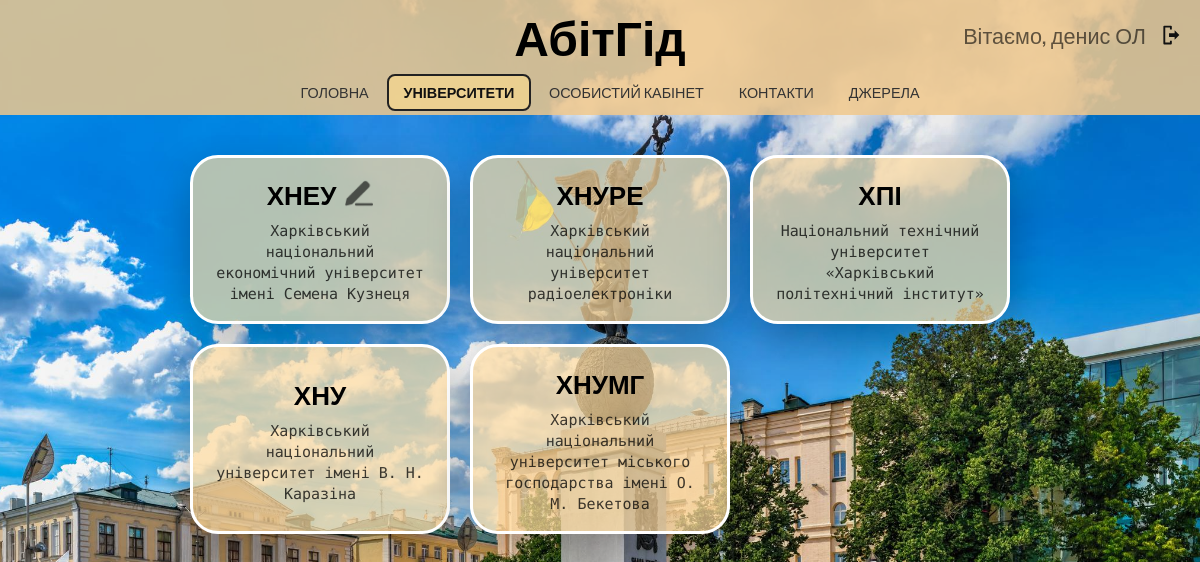
/universities/ (signed in), run on the app's committed database.
### main/models.py (models this page shows, shortened)
class Profile(models.Model):
    ROLE_CHOICES = [
        ('applicant', 'Абітурієнт'),
        ('parent', 'Батьки'),
        ('university_rep', 'Представник ЗВО'),
    ]
    user = models.OneToOneField(User, on_delete=models.CASCADE)
    role = models.CharField(max_length=30, choices=ROLE_CHOICES)
    full_name = models.CharField(max_length=255, unique=True, null=True, blank=True)
    id_number = models.CharField(max_length=12, blank=True, null=True)
    id_prefix = models.CharField(max_length=10, blank=True, null=True)
    university_slug = models.CharField(max_length=50, blank=True, null=True)
    is_registered = models.BooleanField(default=False)

class UniversityInfo(models.Model):
    slug = models.CharField(max_length=50, unique=True)
    abbr = models.CharField(max_length=20)
    full_name = models.CharField(max_length=300)
    photo_url = models.URLField(blank=True, null=True)
    has_programs = models.BooleanField(default=False)  # ← додай це

### main/views.py (the view)
    def wrapper(request, *args, **kwargs):
        if not request.user.is_authenticated:
            messages.error(request, "Авторизуйтесь!")
            return redirect('home')
        return view_func(request, *args, **kwargs)

### main/context_processors.py (called while the page is built)
def profile_processor(request):
    if request.user.is_authenticated:
        profile = Profile.objects.filter(user=request.user).first()
    else:
        profile = None
    return {
        "profile": profile
    }

### main/views.py (called while the page is built)
def login_required_with_message(view_func):
    def wrapper(request, *args, **kwargs):
        if not request.user.is_authenticated:
            messages.error(request, "Авторизуйтесь!")
            return redirect('home')
        return view_func(request, *args, **kwargs)
    return wrapper

@login_required_with_message
def universities(request):
    unis_list = UniversityInfo.objects.all().order_by('id')
    profile = Profile.objects.filter(user=request.user).first()
    return render(request, 'main/universities.html', {
        'unis_list': unis_list,
        'uni_count': UniversityInfo.objects.count(),
        'profile': profile,
    })

### main/templates/main/universities.html (shortened to what this page needs)
{% extends 'main/base.html' %}
{% load static %}
{% block content %}
<main class="content">
  <div class="uni-wrapper">
    <div class="uni-grid">
      {% for uni in unis_list %}
        <div class="uni-card" onclick="window.location.href='{% url 'university_detail' uni.slug %}'">
          <div class="uni-abbr">
            {{ uni.abbr }}
            {% if profile.role == 'university_rep' and profile.university_slug == uni.slug %}
              <a href="{% url 'university_edit_name' uni.slug %}" class="edit-pencil"
                 onclick="event.stopPropagation();">
                <img src="{% static 'main/images/edit_icon.png' %}" alt="edit" width="29" height="29">
              </a>
            {% endif %}
          </div>
          <div class="uni-name">{{ uni.full_name }}</div>
        </div>
      {% endfor %}
    </div>
  </div>
</main>
{% endblock %}

### main/templates/main/base.html (shortened to what this page needs)
{% load static %}
<!DOCTYPE html>
<html lang="uk">
<head>
  <link rel="stylesheet" href="{% static 'main/css/variables.css' %}">
  <link rel="stylesheet" href="{% static 'main/css/styles.css' %}">
</head>
<body>
  <header class="topbar">
    <div class="topbar-title">АбітГід</div>
    {% if user.is_authenticated %}
      <div class="auth-block">
        {% if request.user.is_superuser %}
          <span class="user-text">Вітаємо, {{ request.user.username }}</span>
        {% else %}
          <span class="user-text">Вітаємо, {{ profile.full_name.split.1 }} {{ profile.full_name.split.2 }}</span>
        {% endif %}
        <a href="{% url 'logout' %}" class="logout-btn">
          <svg xmlns="http://www.w3.org/2000/svg" viewBox="0 0 512 512" fill="currentColor">
            <path d="M176 96h112a16 16 0 0 1 16 16v48h-32v-32H192v256h80v-32h32v48a16 16 0 0 1-16 16H176a16 16 0 0 1-16-16V112a16 16 0 0 1 16-16z"/>
            <path d="M352 176l80 80-80 80v-48H256v-64h96v-48z"/>
          </svg>
        </a>
      </div>
    {% else %}
      <div class="topbar-right">
        <a href="{% url 'login' %}" class="btn btn-login">Вхід</a>
        <a href="{% url 'registration' %}" class="btn btn-register">Реєстрація</a>
      </div>
    {% endif %}
  </header>
  <aside class="sidebar">
    <a href="{% url 'home' %}" class="{% if request.resolver_match.url_name == 'home' %}active{% endif %}">ГОЛОВНА</a>
    <a href="{% url 'universities' %}" class="{% if 'university' in request.path or 'universities' in request.path %}active{% endif %}">УНІВЕРСИТЕТИ</a>
    <a href="{% url 'profile' %}" class="{% if request.resolver_match.url_name == 'profile' or request.resolver_match.url_name == 'saved_recommendations' %}active{% endif %}">ОСОБИСТИЙ КАБІНЕТ</a>
    <a href="{% url 'contacts' %}" class="{% if request.resolver_match.url_name == 'contacts' %}active{% endif %}">КОНТАКТИ</a>
    <a href="{% url 'sources' %}" class="{% if request.resolver_match.url_name == 'sources' %}active{% endif %}">ДЖЕРЕЛА</a>
  </aside>
  <main class="content">
    {% block content %}
    {% endblock %}
  </main>
</body>
</html>

### main/static/main/css/variables.css (style rules this page uses)
:root { --color-primary: #2f5fa5; --color-secondary: #f28c45; --color-topbar: rgba(240, 200, 140, 0.85); --color-sidebar: rgba(240, 200, 140, 0.85); --color-overlay: rgba(255, 220, 160, 0.8); --color-text-dark: #333; --color-white: #ffffff; }

### main/static/main/css/styles.css (style rules this page uses)
body { margin: 0; background-image: url("/static/main/images/Constitution-Square-kharkiv.jpg"); background-size: cover; background-position: center; background-repeat: no-repeat; height: auto; overflow: hidden; background-attachment: fixed; }
.topbar { position: fixed; top: 0; left: 0; width: 100%; height: 80px; background: rgba(240, 200, 140, 0.85); display: flex; align-items: center; justify-content: flex-end; padding: 0 30px; box-sizing: border-box; z-index: 2; }
.topbar-title { position: absolute; left: 50%; transform: translateX(-50%) translateY(-4px); font-family: 'Oswald', sans-serif; font-size: 60px; font-weight: 600; pointer-events: none; text-align: center; }
.sidebar { position: fixed; top: 0; left: 0; width: 180px; height: 100vh; background: rgba(240, 200, 140, 0.85); padding-top: 0; z-index: 4; display: flex; flex-direction: column; gap: 0; }
.sidebar a { display: flex; align-items: center; justify-content: center; width: 100%; height: 80px; background: transparent; text-decoration: none; color: #333; font-family: 'Oswald', sans-serif; font-size: 22px; font-weight: 300; text-align: center; border-radius: 0; padding: 10px 16px; line-height: 1.3; cursor: pointer; box-sizing: border-box; transition: background 0.2s ease, box-shadow 0.2s ease; border: 2px solid transparent; }
.sidebar a.active { background: rgba(255, 220, 140, 0.6); border: 2px solid #222; color: #111; font-weight: 600; }
.content { margin-left: 180px; padding-top: 80px; display: flex; justify-content: center; align-items: center; min-height: calc(100vh - 80px); width: calc(100% - 180px); box-sizing: border-box; position: relative; }
.auth-block { position: absolute; top: 20px; right: 30px; display: flex; align-items: center; gap: 10px; }
.user-text { color: white; font-family: 'Oswald', sans-serif; font-size: 18px; }
.logout-btn { padding: 6px 12px; border: 1px solid white; border-radius: 10px; color: white; text-decoration: none; transition: 0.2s; }

### main/templates/main/universities.html (style rules this page uses)
.content { margin-left: 50px; width: calc(100% - 120px); padding-top: 60px; padding-bottom: 30px; padding-left: 30px; padding-right: 30px; display: flex; justify-content: center; align-items: flex-start; box-sizing: border-box; min-height: 100vh; }
.uni-wrapper { width: 100%; max-width: 960px; }
.uni-grid { display: grid; grid-template-columns: repeat(3, 1fr); gap: 28px; margin-bottom: 28px; }
.uni-card { background: rgba(255, 220, 160, 0.70); border-radius: 28px; padding: 16px 20px; min-height: 130px; display: flex; flex-direction: column; justify-content: center; align-items: center; text-align: center; cursor: pointer; transition: 0.25s ease; box-shadow: 0 15px 40px rgba(0, 0, 0, 0.25); border: 3px solid #fff; text-decoration: none; position: relative; box-sizing: border-box; }
.uni-abbr { font-family: 'Oswald', sans-serif; font-size: 32px; font-weight: 700; color: #000; margin-bottom: 8px; display: flex; align-items: center; gap: 8px; }
.uni-name { font-family: 'Ubuntu Mono', monospace; font-size: 18px; color: rgba(0, 0, 0, 0.75); line-height: 1.4; }
.edit-pencil { display: flex; align-items: center; text-decoration: none; opacity: 0.6; transition: 0.2s; z-index: 10; filter: brightness(0); }
@media (max-width: 1380px) and (min-width: 1100px) { .uni-wrapper { max-width: 820px; } }
@media (max-width: 1380px) and (min-width: 1100px) { .uni-grid { gap: 20px; } }
@media (max-width: 1380px) and (min-width: 1100px) { .uni-abbr { font-size: 26px; } }
@media (max-width: 1380px) and (min-width: 1100px) { .uni-name, .uni-card-add .add-text { font-size: 15px; } }

### data on the page
Profile: full_name.split.1 "денис", full_name.split.2 "ОЛ"
UniversityInfo: abbr "ХНЕУ", full_name "Харківський національний економічний університет імені Семена Кузнеця"
UniversityInfo: abbr "ХНУРЕ", full_name "Харківський національний університет радіоелектроніки"
UniversityInfo: abbr "ХПІ", full_name "Національний технічний університет «Харківський політехнічний інститут»"
UniversityInfo: abbr "ХНУ", full_name "Харківський національний університет імені В. Н. Каразіна"
UniversityInfo: abbr "ХНУМГ", full_name "Харківський національний університет міського господарства імені О. М. Бекетова"
